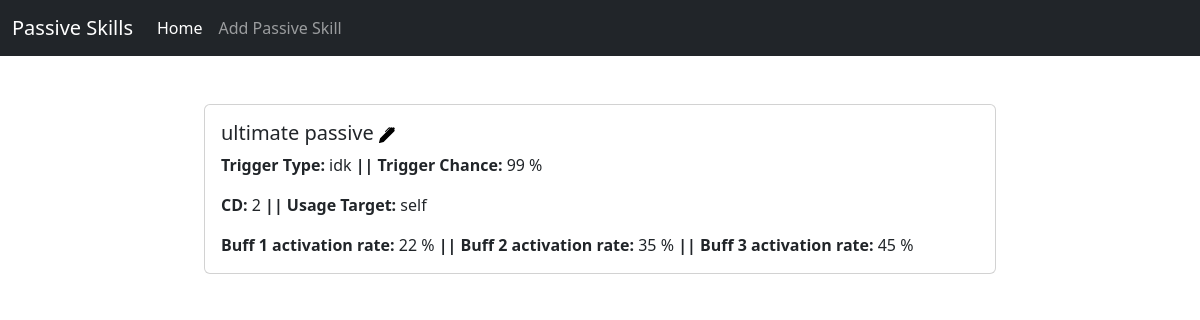
The page /passive on the database as committed earlier.
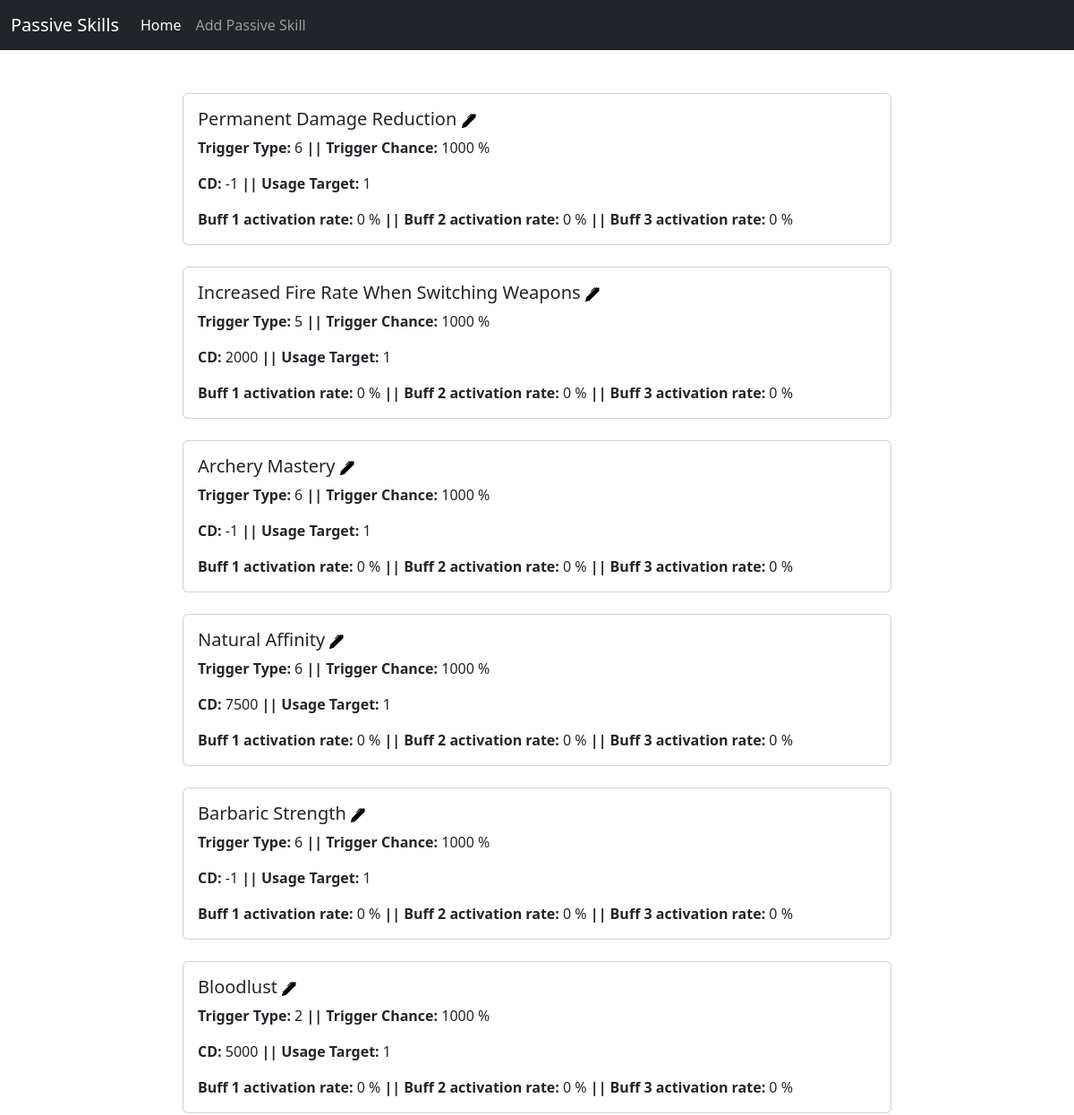
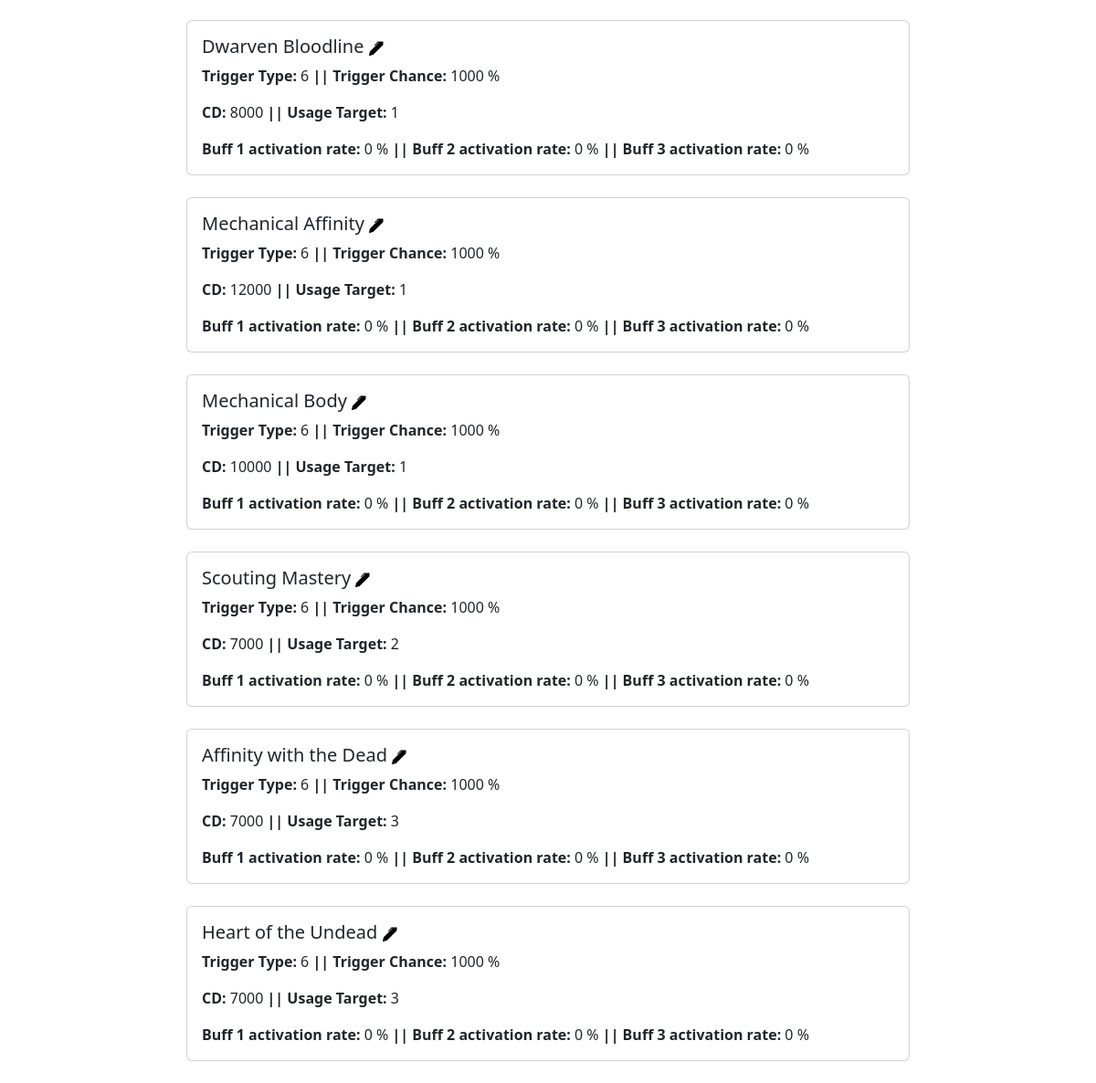
The same page on the database as committed later (2 pictures, top to bottom).
### tables this page shows
CREATE TABLE passiveSkill
        (       
                passive_id INT,
                passive_name VARCHAR(255),
                trigger INT, -- CHANGED
                cd INT,
                usage_target INT, -- CHANGED
                trigger_chance INT,
                buff_id_one INT,
                buff_one_trigger INT,
                buff_id_two INT,
                buff_two_trigger INT,
                buff_id_three INT,
                buff_three_trigger INT
        
        );

### main.py (the view)
@app.route("/passive", methods=["GET"])
def passive():
    if request.method == "GET":
        with sqlite3.connect(db_url) as conn:
            cur = conn.cursor()
            cur.execute('SELECT * FROM ' + passive_table_name + ' ORDER BY passive_id ASC')
            passive_data = cur.fetchall()
        return render_template("passive_main.html", dataset=passive_data)

### templates/passive_main.html (shortened to what this page needs)
<html>
    <head>
        <link rel="stylesheet" href="/static/css/bootstrap.css">
    </head>
    <body class="">
        <nav class="navbar navbar-expand-lg navbar-dark bg-dark sticky-top">
            <div class="container-fluid">
            <a class="navbar-brand" href="#">Passive Skills</a>
            <div class="collapse navbar-collapse" id="navbarNav">
                <ul class="navbar-nav">
                <li class="nav-item">
                    <a class="nav-link active" aria-current="page" href="/">Home</a>
                </li>
                <li class="nav-item">
                    <a class="nav-link" href="/passive_add?id=null">Add Passive Skill</a>
                </li>
                </ul>
            </div>
            </div>
        </nav>
            {%for data in dataset%}
            <div class="row justify-content-center">
                    <div class="col-8">
                        <div class="card mb-4">
                            <div class="row card-body">
                            <div class="col-sm-12">
                            <h5 class="card-title">
                                {{data[1]}}
                                <a href="/passive_add?id={{data[0]}}">
                                </a>
                            </h5>
                                <p class="card-text"><b>Trigger Type: </b>{{data[2]}} <b> || Trigger Chance: </b> {{data[5]}} %</p>
                                <p class="card-text"><b>CD: </b>{{data[3]}} <b> || Usage Target: </b> {{data[4]}}</p>
                                <p class="card-text"><b>Buff 1 activation rate: </b>{{data[7]}} %<b> || Buff 2 activation rate: </b> {{data[9]}} %<b> || Buff 3 activation rate: </b> {{data[11]}} %</p>
                            </div>
                        </div>
                </div>
            </div>
            </div>
            {%endfor%}
    </body>
</html>

Rows that differ between the two databases and show on the page:
removed passiveSkill: passive_name "ultimate passive", trigger "idk", trigger_chance "99", cd "2", usage_target "self", buff_one_trigger "22", buff_two_trigger "35", buff_three_trigger "45"
added passiveSkill: passive_name "Permanent Damage Reduction", trigger "6", trigger_chance "1000", cd "-1", usage_target "1", buff_one_trigger "0", buff_two_trigger "0", buff_three_trigger "0"
added passiveSkill: passive_name "Increased Fire Rate When Switching Weapons", trigger "5", trigger_chance "1000", cd "2000", usage_target "1", buff_one_trigger "0", buff_two_trigger "0", buff_three_trigger "0"
added passiveSkill: passive_name "Archery Mastery", trigger "6", trigger_chance "1000", cd "-1", usage_target "1", buff_one_trigger "0", buff_two_trigger "0", buff_three_trigger "0"
added passiveSkill: passive_name "Natural Affinity", trigger "6", trigger_chance "1000", cd "7500", usage_target "1", buff_one_trigger "0", buff_two_trigger "0", buff_three_trigger "0"
added passiveSkill: passive_name "Barbaric Strength", trigger "6", trigger_chance "1000", cd "-1", usage_target "1", buff_one_trigger "0", buff_two_trigger "0", buff_three_trigger "0"
added passiveSkill: passive_name "Bloodlust", trigger "2", trigger_chance "1000", cd "5000", usage_target "1", buff_one_trigger "0", buff_two_trigger "0", buff_three_trigger "0"
added passiveSkill: passive_name "Dwarven Bloodline", trigger "6", trigger_chance "1000", cd "8000", usage_target "1", buff_one_trigger "0", buff_two_trigger "0", buff_three_trigger "0"
added passiveSkill: passive_name "Mechanical Affinity", trigger "6", trigger_chance "1000", cd "12000", usage_target "1", buff_one_trigger "0", buff_two_trigger "0", buff_three_trigger "0"
added passiveSkill: passive_name "Mechanical Body", trigger "6", trigger_chance "1000", cd "10000", usage_target "1", buff_one_trigger "0", buff_two_trigger "0", buff_three_trigger "0"
added passiveSkill: passive_name "Scouting Mastery", trigger "6", trigger_chance "1000", cd "7000", usage_target "2", buff_one_trigger "0", buff_two_trigger "0", buff_three_trigger "0"
added passiveSkill: passive_name "Affinity with the Dead", trigger "6", trigger_chance "1000", cd "7000", usage_target "3", buff_one_trigger "0", buff_two_trigger "0", buff_three_trigger "0"
added passiveSkill: passive_name "Heart of the Undead", trigger "6", trigger_chance "1000", cd "7000", usage_target "3", buff_one_trigger "0", buff_two_trigger "0", buff_three_trigger "0"
